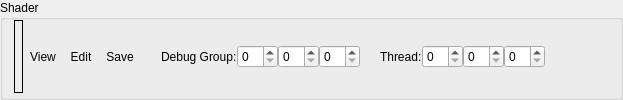
        <widget class="QGroupBox" name="csShaderGroup">
         <property name="sizePolicy">
          <sizepolicy hsizetype="Preferred" vsizetype="Minimum">
           <horstretch>0</horstretch>
           <verstretch>0</verstretch>
          </sizepolicy>
         </property>
         <property name="title">
          <string>Shader</string>
         </property>
         <layout class="QHBoxLayout" name="horizontalLayout_19">
          <property name="spacing">
           <number>0</number>
          </property>
          <property name="topMargin">
           <number>0</number>
          </property>
          <property name="bottomMargin">
           <number>4</number>
          </property>
          <item>
           <widget class="QFrame" name="csShaderControlsFrame">
            <layout class="QHBoxLayout" name="horizontalLayout_29">
             <property name="spacing">
              <number>0</number>
             </property>
             <property name="leftMargin">
              <number>0</number>
             </property>
             <property name="topMargin">
              <number>0</number>
             </property>
             <property name="rightMargin">
              <number>0</number>
             </property>
             <property name="bottomMargin">
              <number>0</number>
             </property>
             <item>
              <widget class="RDLabel" name="csShader">
               <property name="sizePolicy">
                <sizepolicy hsizetype="Preferred" vsizetype="Preferred">
                 <horstretch>0</horstretch>
                 <verstretch>0</verstretch>
                </sizepolicy>
               </property>
               <property name="frameShape">
                <enum>QFrame::Box</enum>
               </property>
              </widget>
             </item>
             <item>
              <widget class="QToolButton" name="csShaderViewButton">
               <property name="cursor">
                <cursorShape>PointingHandCursor</cursorShape>
               </property>
               <property name="toolTip">
                <string>Open Shader Source</string>
               </property>
               <property name="text">
                <string>View</string>
               </property>
               <property name="icon">
                <iconset resource="../../Resources/resources.qrc">
                 <normaloff>:/action.png</normaloff>:/action.png</iconset>
               </property>
               <property name="toolButtonStyle">
                <enum>Qt::ToolButtonTextBesideIcon</enum>
               </property>
               <property name="autoRaise">
                <bool>true</bool>
               </property>
              </widget>
             </item>
             <item>
              <widget class="QToolButton" name="csShaderEditButton">
               <property name="toolTip">
                <string>Edit Shader</string>
               </property>
               <property name="text">
                <string>Edit</string>
               </property>
               <property name="icon">
                <iconset resource="../../Resources/resources.qrc">
                 <normaloff>:/page_white_edit.png</normaloff>:/page_white_edit.png</iconset>
               </property>
               <property name="toolButtonStyle">
                <enum>Qt::ToolButtonTextBesideIcon</enum>
               </property>
               <property name="autoRaise">
                <bool>true</bool>
               </property>
              </widget>
             </item>
             <item>
              <widget class="QToolButton" name="csShaderSaveButton">
               <property name="toolTip">
                <string>Save Shader SPIR-V</string>
               </property>
               <property name="text">
                <string>Save</string>
               </property>
               <property name="icon">
                <iconset resource="../../Resources/resources.qrc">
                 <normaloff>:/save.png</normaloff>:/save.png</iconset>
               </property>
               <property name="toolButtonStyle">
                <enum>Qt::ToolButtonTextBesideIcon</enum>
               </property>
               <property name="autoRaise">
                <bool>true</bool>
               </property>
              </widget>
             </item>
            </layout>
           </widget>
          </item>
          <item>
           <widget class="QFrame" name="csDebugFrame">
            <layout class="QHBoxLayout" name="horizontalLayout_34">
             <property name="spacing">
              <number>0</number>
             </property>
             <property name="leftMargin">
              <number>0</number>
             </property>
             <property name="topMargin">
              <number>0</number>
             </property>
             <property name="rightMargin">
              <number>0</number>
             </property>
             <property name="bottomMargin">
              <number>0</number>
             </property>
             <item>
              <widget class="QLabel" name="groupDebugLabel">
               <property name="text">
                <string>Debug Group:</string>
               </property>
               <property name="indent">
                <number>20</number>
               </property>
              </widget>
             </item>
             <item>
              <widget class="QSpinBox" name="groupX"/>
             </item>
             <item>
              <widget class="QSpinBox" name="groupY"/>
             </item>
             <item>
              <widget class="QSpinBox" name="groupZ"/>
             </item>
             <item>
              <widget class="QLabel" name="threadDebugLabel">
               <property name="text">
                <string>Thread:</string>
               </property>
               <property name="indent">
                <number>20</number>
               </property>
              </widget>
             </item>
             <item>
              <widget class="QSpinBox" name="threadX"/>
             </item>
             <item>
              <widget class="QSpinBox" name="threadY"/>
             </item>
             <item>
              <widget class="QSpinBox" name="threadZ"/>
             </item>
             <item>
              <widget class="QToolButton" name="debugThread">
               <property name="text">
                <string/>
               </property>
               <property name="icon">
                <iconset resource="../../Resources/resources.qrc">
                 <normaloff>:/wrench.png</normaloff>:/wrench.png</iconset>
               </property>
               <property name="autoRaise">
                <bool>true</bool>
               </property>
              </widget>
             </item>
            </layout>
           </widget>
          </item>
          <item>
           <spacer name="horizontalSpacer_4">
            <property name="orientation">
             <enum>Qt::Horizontal</enum>
            </property>
            <property name="sizeHint" stdset="0">
             <size>
              <width>40</width>
              <height>20</height>
             </size>
            </property>
           </spacer>
          </item>
         </layout>
        </widget>
